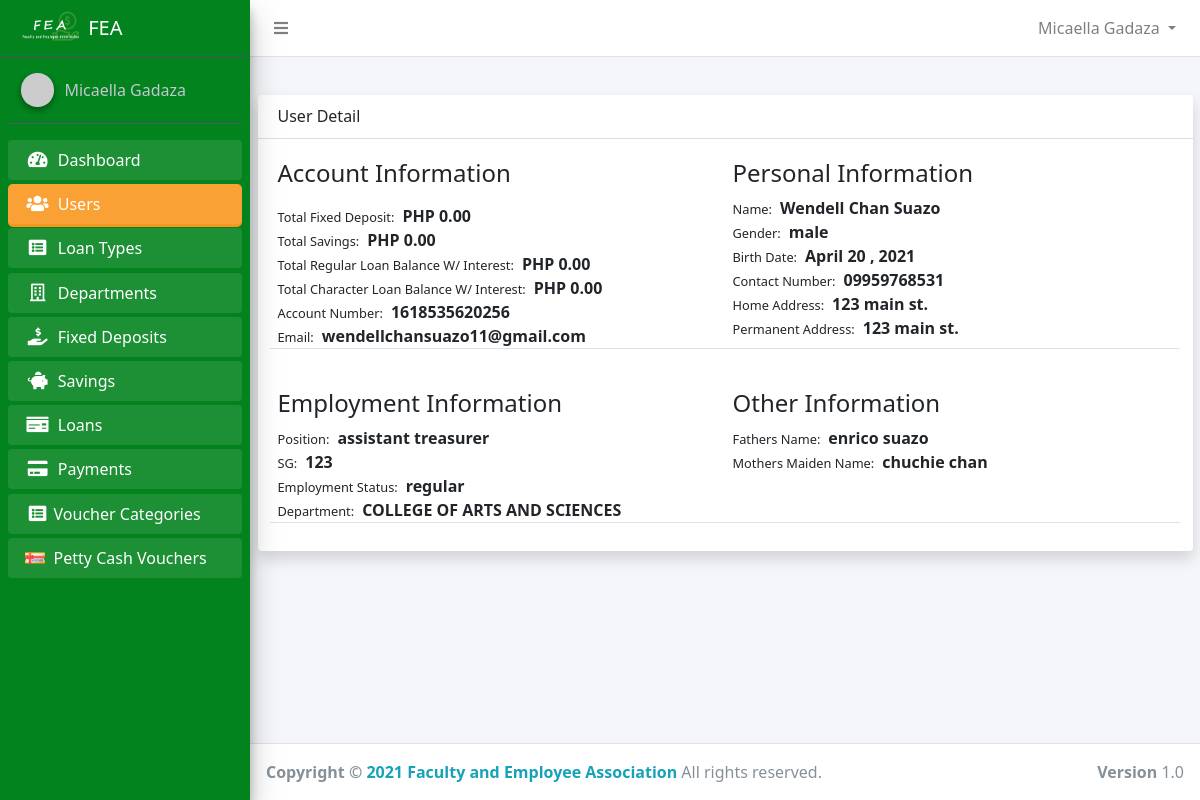
Page /admin/admin_user_detail.php?id=63 (signed in) on the earlier database version.
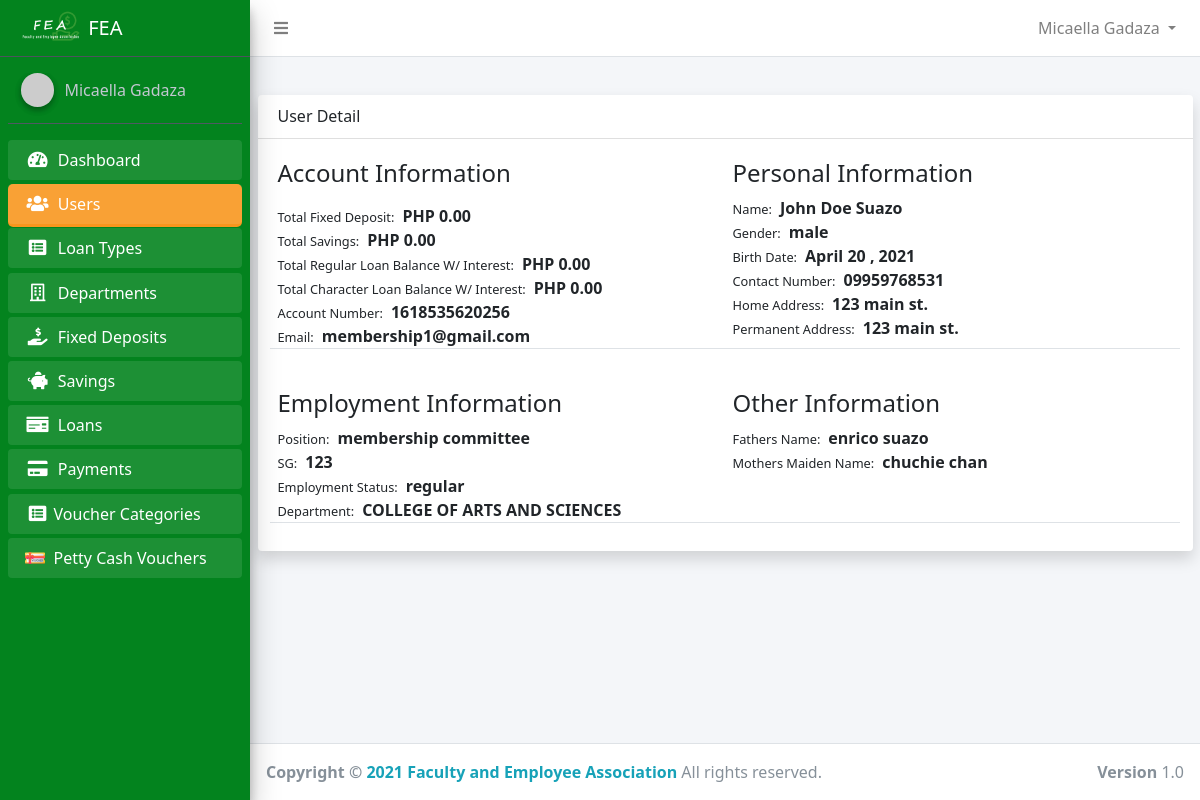
Same page on the later database version.
### tables this page shows
CREATE TABLE `users` (
  `id` int(11) NOT NULL,
  `account_number` varchar(50) NOT NULL,
  `firstname` varchar(50) NOT NULL,
  `middlename` varchar(50) NOT NULL,
  `lastname` varchar(50) NOT NULL,
  `home_address` varchar(255) NOT NULL,
  `permanent_address` varchar(255) NOT NULL,
  `gender` varchar(50) NOT NULL,
  `birth_date` varchar(255) DEFAULT NULL,
  `contact_number` varchar(50) NOT NULL,
  `email` varchar(50) NOT NULL,
  `password` varchar(50) NOT NULL,
  `position_id` int(11) DEFAULT NULL,
  `sg` int(11) NOT NULL,
  `employment_status` varchar(50) NOT NULL,
  `department_id` int(11) NOT NULL,
  `name_of_spouse` varchar(100) NOT NULL,
  `fathers_name` varchar(100) NOT NULL,
  `mothers_maiden_name` varchar(50) NOT NULL,
  `beneficiary` varchar(255) NOT NULL,
  `paid_membership` tinyint(1) NOT NULL DEFAULT 0,
  `active` tinyint(1) NOT NULL DEFAULT 0,
  `reason1` text DEFAULT NULL,
  `reason2` text DEFAULT NULL,
  `reason3` text DEFAULT NULL,
  `approved_by_m1` int(11) DEFAULT NULL,
  `approved_by_m2` int(11) DEFAULT NULL,
  `approved_by_m3` int(11) DEFAULT NULL,
  `approved_by_president` tinyint(1) NOT NULL DEFAULT 0,
  `created_at` timestamp NOT NULL DEFAULT current_timestamp()
);

CREATE TABLE `positions` (
  `id` int(11) NOT NULL,
  `name` varchar(50) NOT NULL
);

CREATE TABLE `departments` (
  `id` int(11) NOT NULL,
  `name` varchar(50) NOT NULL
);

### app/config/config.php (called while the page is built, shortened)
<?php
class Connection
{
    public $conn;
    public function __construct()
    {
        try {
            $dsn = 'mysql:host=' . HOST . ';dbname=' . DB_NAME;
            $this->conn = new PDO($dsn, USERNAME, PASSWORD);
            $this->conn->setAttribute(PDO::ATTR_DEFAULT_FETCH_MODE, PDO::FETCH_OBJ);
            $this->conn->setAttribute(PDO::ATTR_EMULATE_PREPARES, false);
        } catch (PDOException $e) {
            echo "Error!: " . $e->getMessage() . "<br/>";
            die();
        }
        return $this->conn;
    }
}

### core.php (called while the page is built, shortened)
<?php
require_once 'app/config/config.php';
require_once 'app/models/User.php';
$user = new User();

### app/models/User.php (called while the page is built, shortened)
<?php
class User extends Connection
{
    public static function Auth()
    {
        if (isset($_SESSION['id'])) {
            return true;
        } else {
            return false;
        }
    }
    public function getFullName()
    {
        if (self::Auth()) {
            $user = $this->getUser();
            return ucwords($user->firstname) . ' ' . ucwords($user->lastname);
        } else {
            return 'Guess';
        }
    }
    public function getUser()
    {
        if (self::Auth()) {
            $sql = "SELECT * FROM users WHERE id=:id AND active=1 AND paid_membership=1";
            $stmt = $this->conn->prepare($sql);
            $stmt->execute(['id' => $_SESSION['id']]);
            $user = $stmt->fetch();
            return $user;
        }
    }
}

### app/controllers/admin/UserController.php (called while the page is built, shortened)
<?php
class AdminUser extends Connection
{
    public function getPosition($id)
    {
        $sql = "SELECT * FROM positions WHERE id=:id";
        $stmt = $this->conn->prepare($sql);
        $stmt->execute(['id' => $id]);
        $position = $stmt->fetch();
        if ($position->name) {
            return $position->name;
        }
    }
    public function getUser($id)
    {
        $sql = "SELECT * FROM users WHERE id=:id";
        $stmt = $this->conn->prepare($sql);
        $stmt->execute(['id' => $id]);
        $user = $stmt->fetch();
        return $user;
    }
    public function getDepartment($id)
    {
        $sql = "SELECT * FROM departments WHERE id=:id";
        $stmt = $this->conn->prepare($sql);
        $stmt->execute(['id' => $id]);
        $department = $stmt->fetch();
        return $department;
    }
}

### app/helpers/formatDate.php (called while the page is built, shortened)
<?php
function shortDate($date)
{
    $d = new DateTime($date);
    return $d->format("F j \, Y ");
}

### admin/admin_user_detail.php (the view, shortened to what the rows shown need)
<?php
require_once '../core.php';
require_once  '../app/includes/admin/header.php';
$adminUser = new AdminUser();
if (isset($_GET['id'])) {
    $user = $adminUser->getUser($_GET['id']);
} else {
    redirect('admin_users.php');
}
?>
<div class="container">
    <div class="card shadow">
        <div class="card-body">
            <div class="row">
                <div class="col-md-6 border-bottom mb-2">
                    <h2 class="font-weight-normal mb-2 mb-3">Account Information</h2>
                    <p><small class="mr-2">Account Number:</small><b><?php echo $user->account_number ?></b></p>
                    <p><small class="mr-2">Email:</small><b><?php echo $user->email ?></b></p>
                </div>
                <div class="col-md-6 border-bottom mb-2">
                    <h2 class="font-weight-normal mb-2">Personal Information</h2>
                    <p><small class="mr-2">Name:</small><b><?php echo ucfirst($user->firstname) . ' ' . ucfirst($user->middlename) . ' ' . ucfirst($user->lastname) ?></b></p>
                    <p><small class="mr-2">Gender:</small><b><?php echo $user->gender ?></b></p>
                    <p><small class="mr-2">Birth Date:</small><b><?php echo shortDate($user->birth_date) ?></b></p>
                    <p><small class="mr-2">Contact Number:</small><b><?php echo $user->contact_number ?></b></p>
                    <p><small class="mr-2">Home Address:</small><b><?php echo $user->home_address ?></b></p>
                    <p><small class="mr-2">Permanent Address:</small><b><?php echo $user->permanent_address ?></b></p>
                </div>
            </div>
            <div class="row mt-4">
                <div class="col-md-6 border-bottom mb-2">
                    <h2 class="font-weight-normal mb-2">Employment Information</h2>
                    <p><small class="mr-2">Position:</small><b><?php echo $adminUser->getPosition($user->position_id) ?></b></p>
                    <p><small class="mr-2">SG:</small><b><?php echo $user->sg ?></b></p>
                    <p><small class="mr-2">Employment Status:</small><b><?php echo $user->employment_status ?></b></p>
                    <p><small class="mr-2">Department:</small><b><?php echo $adminUser->getDepartment($user->department_id)->name ?></b></p>
                </div>
                <div class="col-md-6 border-bottom mb-2">
                    <h2 class="font-weight-normal mb-2">Other Information</h2>
                    <p><small class="mr-2">Fathers Name:</small><b><?php echo $user->fathers_name ?></b></p>
                    <p><small class="mr-2">Mothers Maiden Name:</small><b><?php echo $user->mothers_maiden_name ?></b></p>
                </div>
            </div>
        </div>
    </div>
</div>
</div>
<?php require_once BASE . '/app/includes/admin/footer.php' ?>

### app/includes/admin/navbar.php (shortened to what the rows shown need)
<nav class="main-header navbar navbar-expand navbar-white navbar-light">
    <ul class="navbar-nav" style="width:100%;">
        <li class="nav-item dropdown" style="margin-left:auto">
            <a id="navbarDropdown" class="nav-link dropdown-toggle" href="#" role="button" data-toggle="dropdown" aria-haspopup="true" aria-expanded="false" v-pre>
                <?php echo $user->getFullName() ?>
            </a>
        </li>
    </ul>
</nav>

### app/includes/admin/sidebar.php (shortened to what the rows shown need)
<div class="sidebar">
    <div class="user-panel mt-3 pb-3 mb-3 d-flex">
            <img src="https://ui-avatars.com/api/?name=<?php echo $user->getFullName() ?>" class="img-circle elevation-2" alt="User Image">
        <div class="info">
            <a href="" class="d-block"><?php echo $user->getFullName() ?></a>
        </div>
    </div>
</div>

Differences in the rows shown:
changed users "Suazo": email "wendellchansuazo11@gmail.com" → "membership1@gmail.com"; firstname "Wendell" → "John"; middlename "Chan" → "Doe"; position.name "assistant treasurer" → "membership committee"
